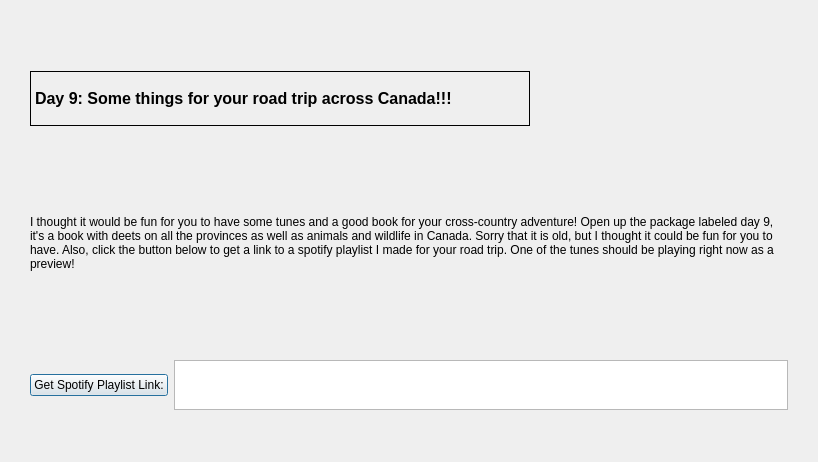
<?xml version="1.0" encoding="UTF-8"?>
<ui version="4.0">
 <class>Day9Window</class>
 <widget class="QDialog" name="Day9Window">
  <property name="geometry">
   <rect>
    <x>0</x>
    <y>0</y>
    <width>818</width>
    <height>462</height>
   </rect>
  </property>
  <property name="windowTitle">
   <string>Dialog</string>
  </property>
  <layout class="QGridLayout" name="gridLayout">
   <property name="leftMargin">
    <number>30</number>
   </property>
   <property name="topMargin">
    <number>30</number>
   </property>
   <property name="rightMargin">
    <number>30</number>
   </property>
   <item row="0" column="0" colspan="2">
    <widget class="QLabel" name="day9_title_label">
     <property name="maximumSize">
      <size>
       <width>500</width>
       <height>55</height>
      </size>
     </property>
     <property name="font">
      <font>
       <pointsize>12</pointsize>
       <bold>true</bold>
      </font>
     </property>
     <property name="frameShape">
      <enum>QFrame::Box</enum>
     </property>
     <property name="text">
      <string>Day 9: Some things for your road trip across Canada!!!</string>
     </property>
     <property name="wordWrap">
      <bool>true</bool>
     </property>
    </widget>
   </item>
   <item row="1" column="0" colspan="2">
    <widget class="QLabel" name="label">
     <property name="maximumSize">
      <size>
       <width>16777215</width>
       <height>140</height>
      </size>
     </property>
     <property name="text">
      <string>I thought it would be fun for you to have some tunes and a good book for your cross-country adventure! Open up the package labeled day 9, it's a book with deets on all the provinces as well as animals and wildlife in Canada. Sorry that it is old, but I thought it could be fun for you to have. Also, click the button below to get a link to a spotify playlist I made for your road trip. One of the tunes should be playing right now as a preview!</string>
     </property>
     <property name="wordWrap">
      <bool>true</bool>
     </property>
    </widget>
   </item>
   <item row="2" column="0">
    <widget class="QPushButton" name="pushButton">
     <property name="maximumSize">
      <size>
       <width>220</width>
       <height>16777215</height>
      </size>
     </property>
     <property name="text">
      <string>Get Spotify Playlist Link:</string>
     </property>
    </widget>
   </item>
   <item row="2" column="1">
    <widget class="QTextBrowser" name="link_browser">
     <property name="maximumSize">
      <size>
       <width>16777215</width>
       <height>50</height>
      </size>
     </property>
    </widget>
   </item>
  </layout>
 </widget>
 <resources/>
 <connections/>
</ui>
